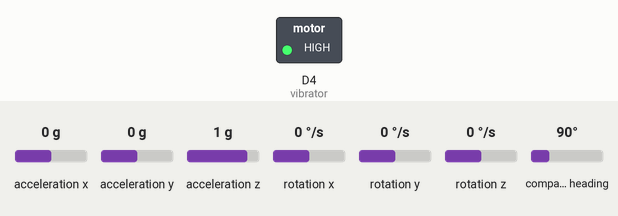
This sketch was run on a simulated Arduino Nano 33 BLE. On the bench: switched loads named in the sketch (green lamp = pin HIGH). The test bench sets the inputs (shaded band); at power-on: acceleration x 0 g, acceleration y 0 g, acceleration z 1 g, rotation x 0 °/s, rotation y 0 °/s, rotation z 0 °/s, compass heading 90°. What the sketch prints to the serial monitor is not drawn.

Above: at 0.1 s.
Timing chart, 0 to 1.6 s (numbered marks = the images above):
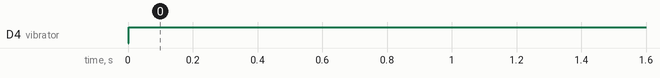

The sketch:

with_buzer.ino
```cpp
//importng libraries
#include <Wire.h>
#include <Adafruit_Sensor.h>
#include <Adafruit_BNO055.h>
#include <Arduino_LSM9DS1.h>

//BNO055 I2C address
#define BNO055_ADDRESS 0x28

//BNO055 object
Adafruit_BNO055 bno055 = Adafruit_BNO055(BNO055_ADDRESS);

//assigning buzzer pin
#define vibrator 4

void setup() {
  //I2C interface
  Wire.begin();

  //serial communication
  Serial.begin(115200);
  while (!Serial);

  Serial.println("Initializing BNO055...");

  //checking BNO055 sensor works
  if (!bno055.begin()) {
    Serial.println("Error initializing BNO055!");
    while (1);
  } else {
    Serial.println("BNO055 initialized successfully!");
  }

  // checking Nano 33 BLE serial data works
  if (!IMU.begin()) {
    Serial.println("Failed to initialize IMU!");
    while (1);
  } else {
    Serial.println("IMU initialized successfully!");
  }

  //buzzer pin
  pinMode(vibrator, OUTPUT);
  digitalWrite(vibrator, LOW);
}

void loop() {
  //data from BNO055 sensor
  imu::Vector<3> euler = bno055.getVector(Adafruit_BNO055::VECTOR_EULER);

  //BNO055 to serial monitor
  Serial.print("BNO055 Orientation (degrees): ");
  Serial.print(euler.x());
  Serial.print(", ");
  Serial.print(euler.y());
  Serial.print(", ");
  Serial.println(euler.z());


  if (euler.y() > -13 || euler.y() < -15) {
    digitalWrite(vibrator, HIGH);
  } else {
    digitalWrite(vibrator, LOW);
  }


  float x, y, z;

  //accelerometer data
  if (IMU.accelerationAvailable()) {
    IMU.readAcceleration(x, y, z);
    Serial.print("Nano 33 BLE Acceleration (m/s^2): ");
    Serial.print(x);
    Serial.print(", ");
    Serial.print(y);
    Serial.print(", ");
    Serial.println(z);
  }

  // gyroscope data
  if (IMU.gyroscopeAvailable()) {
    IMU.readGyroscope(x, y, z);
    Serial.print("Nano 33 BLE Gyroscope (degrees/s): ");
    Serial.print(x);
    Serial.print(", ");
    Serial.print(y);
    Serial.print(", ");
    Serial.println(z);
  }


  // delay for serial output
  //delay(100);
}
```

Measured:
- by itself, D4 (vibrator): LOW → HIGH at 0.00 s
